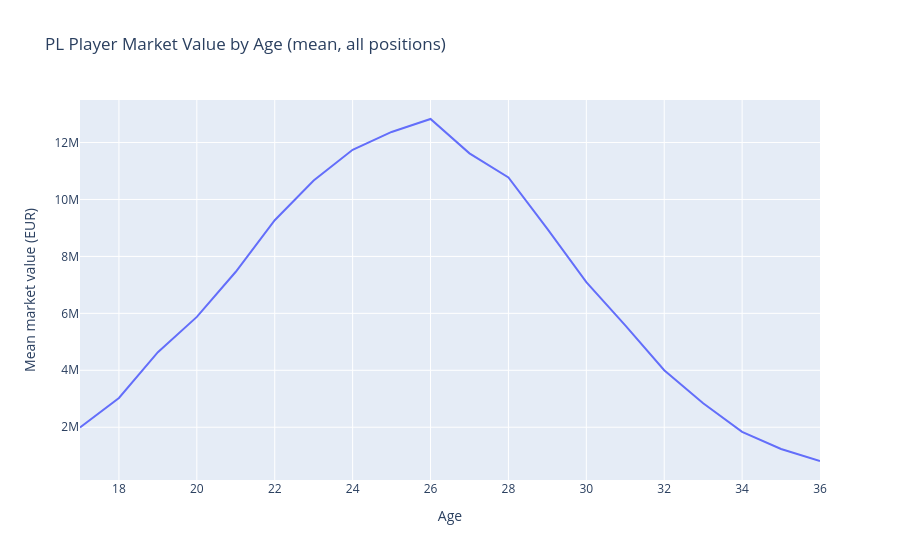

The notebook cell this image was saved under:
### Code cell
fig = px.line(
    by_age.reset_index(), x='age_int', y='mean',
    title='PL Player Market Value by Age (mean, all positions)',
    labels={'age_int': 'Age', 'mean': 'Mean market value (EUR)'}
)
fig.show()

### Figure 1 — Plotly figure (JSON) as saved in the notebook; plotly's stock layout.template omitted (floating-point values rounded to 4 significant figures)
{"data": [{"hovertemplate": "Age=%{x}<br>Mean market value (EUR)=%{y}<extra></extra>", "legendgroup": "", "line": {"color": "#636efa", "dash": "solid"}, "marker": {"symbol": "circle"}, "mode": "lines", "name": "", "orientation": "v", "showlegend": false, "type": "scatter", "x": [17, 18, 19, 20, 21, 22, 23, 24, 25, 26, 27, 28, 29, 30, 31, 32, 33, 34, 35, 36], "xaxis": "x", "y": [1994000.0, 3027000.0, 4636000.0, 5876000.0, 7461000.0, 9271000.0, 10670000.0, 11750000.0, 12370000.0, 12830000.0, 11620000.0, 10770000.0, 8969000.0, 7095000.0, 5577000.0, 4002000.0, 2845000.0, 1838000.0, 1236000.0, 814100.0], "yaxis": "y"}], "layout": {"legend": {"tracegroupgap": 0}, "title": {"text": "PL Player Market Value by Age (mean, all positions)"}, "xaxis": {"anchor": "y", "domain": [0, 1], "title": {"text": "Age"}}, "yaxis": {"anchor": "x", "domain": [0, 1], "title": {"text": "Mean market value (EUR)"}}}}
